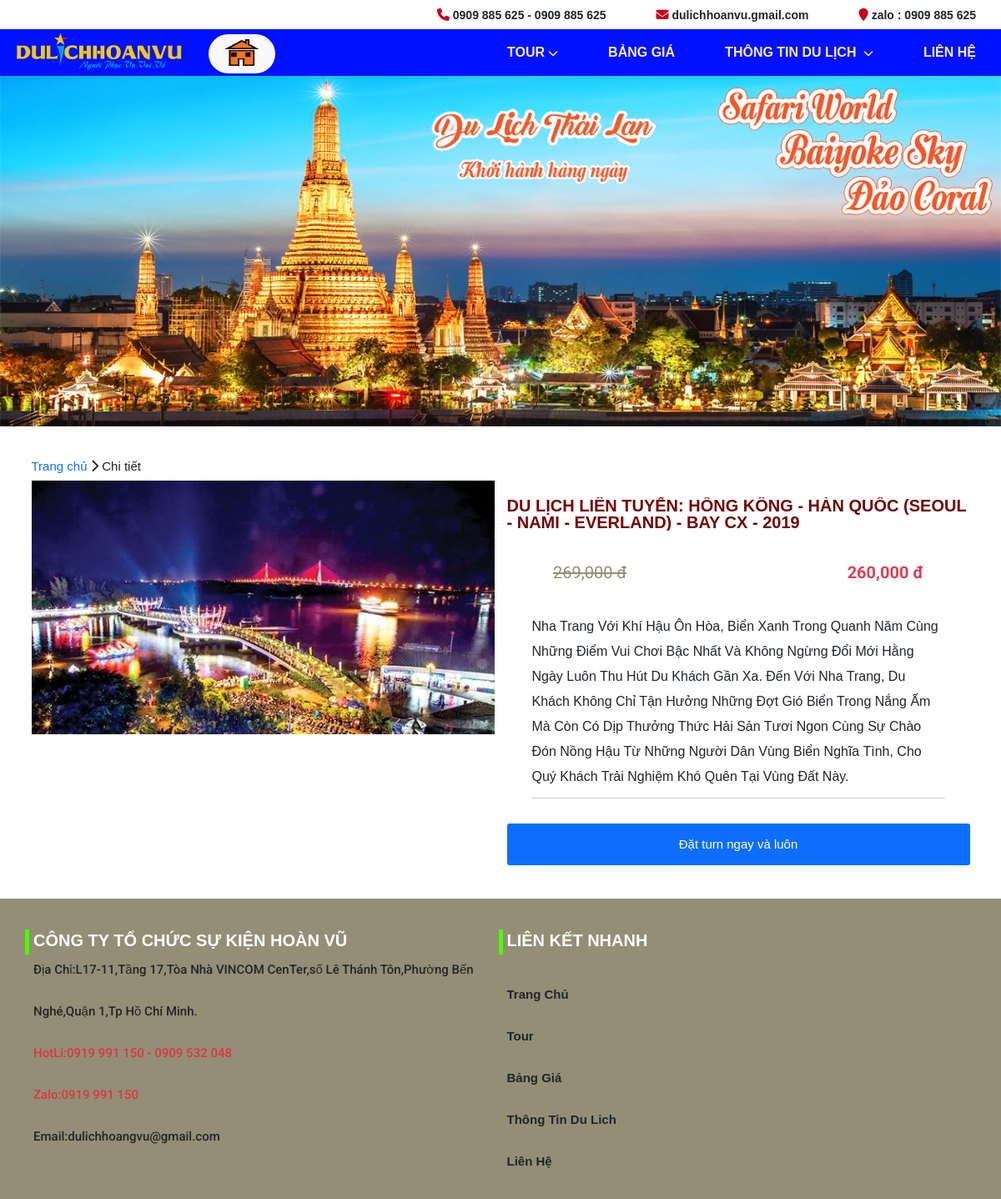
The app's page /chitiet.php?id=201 with its own data.
### tables this page shows
CREATE TABLE `tbl_sanpham` (
  `sanpham_id` int(11) UNSIGNED NOT NULL,
  `category_id` int(11) UNSIGNED NOT NULL,
  `brand_id` int(11) UNSIGNED NOT NULL,
  `sanpham_name` varchar(255) NOT NULL,
  `sanpham_chitiet` text NOT NULL,
  `sanpham_gia` int(50) NOT NULL,
  `sanpham_giakhuyenmai` int(50) NOT NULL,
  `hinh` varchar(255) NOT NULL
);

### classes/product.php (called while the page is built, shortened)
<?php
    $filepath = realpath(dirname(__FILE__));
    include_once ($filepath. '/../lib/database.php');
?>
<?php
    class product {
        private $db;
        public function __construct() {
            $this->db = new Database();
        }
        public function getproduct($id){
            $query = "SELECT * FROM tbl_sanpham WHERE sanpham_id = '$id' LIMIT 1";
            $result = $this->db->select($query);
            return $result;
        }
    }
?>

### lib/database.php (called while the page is built, shortened)
<?php
class Database{
  public $host   = DB_HOST;
  public $user   = DB_USER;
  public $pass   = DB_PASS;
  public $dbname = DB_NAME;
  public $link;
private function connectDB(){
  $this -> link = new mysqli($this->host, $this->user, $this->pass, $this->dbname);
    mysqli_set_charset($this->link, 'UTF8');
}
public function select($query){
  $result = $this->link->query($query) or
  die($this->link->error.__LINE__);
  if($result->num_rows > 0){
    return $result;
  } else {
    return false;
  }
}
}
?>

### chitiet.php (the view)
<?php include 'inc/header.php' ?>
<?php
  if(isset($_GET['id']) && $_GET['id']!=NULL){
    $id = $_GET['id'];
  }else{
    header('Location:404.php');
  }
?>
<div class="clear40"></div>
<div class="container">
  <a href="./">Trang chủ</a> <i class="fa-solid fa-chevron-right"></i> Chi tiết
  <div class="clear10"></div>
  <div class="main">
    <?php
      $get_product_details = $product -> getproduct($id);
      if($get_product_details) {
        while($result = $get_product_details -> fetch_assoc()){
    ?>
    <div class="row">
      <div class="col-md-6 col-sm-12">
        <img src="./img/<?php echo $result['hinh'] ?>" alt="" width="100%">
      </div>
      <div class="col-md-6 col-sm-12">
        <h1 class="item-name chitiet"><?php echo $result['sanpham_name'] ?></h1>
        <div class="flex-bw flex-bw-wide">
          <p class="old-pri chitiet-gia">
            <?php echo number_format($result['sanpham_gia'])." đ" ; ?>
          </p>
          <p class="new-pri bold chitiet">
            <?php echo number_format($result['sanpham_giakhuyenmai'])." đ" ; ?>
          </p>
        </div>
        <div class="chitiet-main">
          <?php echo $result['sanpham_chitiet'] ?>
          <hr>
        </div>
        <input type="submit" class="btn btn-primary chitiet-sunmit" value="Đặt turn ngay và luôn">
      </div>
    </div>
    <?php } } ?>
  </div>
</div>
<div class="clear40"></div>
<?php include 'inc/footer.php' ?>

### css/style.css (style rules this page uses)
a { -moz-transition: all 0.3s; -ms-transition: all 0.3s; -o-transition: all 0.3s; transition: all 0.3s; -webkit-transition: all 0.3s; text-decoration: none; }
img { max-width: 100%; }
body { font-size: 15px; margin: 0; font-family: Arial, Helvetica, sans-serif !important; left: 0px; position: relative; overflow-x: hidden !important; text-rendering: optimizeLegibility; -webkit-font-smoothing: antialiased; }
body p { font-size: 15px; margin: 0; font-family: "Roboto", sans-serif; }
html { line-height: 1.6rem; box-sizing: border-box; font-size: 62.5%; font-family: Arial, Helvetica, sans-serif !important; }
.clear40 { clear: both; height: 40px; }
.clear10 { clear: both; height: 10px; }
.item-name { overflow: hidden; display: -webkit-box; -webkit-box-orient: vertical; -webkit-line-clamp: 2; line-height: 20px; height: 40px; text-transform: capitalize; color: #740303; }
.flex-bw { display: flex; align-items: center; justify-content: space-between; }
.flex-bw-wide { width: 80%; margin: 0 auto; }
.old-pri { font-size: 14px; text-decoration: line-through; color: #948e76; }
.new-pri { color: #dd3e53; }
.chitiet { font-size: 2rem; font-weight: bold; margin: 20px 0; }
.chitiet-gia { font-size: 2rem; }
.chitiet-main { font-size: 1.6rem; line-height: 30px; text-transform: capitalize; padding: 20px 30px; }
.chitiet-sunmit { height: 50px; width: 100%; font-size: 1.5rem; }

### records on screen
tbl_sanpham: hinh (picture), sanpham_name "DU LỊCH LIÊN TUYẾN: HỒNG KÔNG - HÀN QUỐC (SEOUL - NAMI - EVERLAND) - BAY CX - 2019", sanpham_gia "269,000", sanpham_giakhuyenmai "260,000", sanpham_chitiet "Nha Trang Với Khí Hậu Ôn Hòa, Biển Xanh Trong Quanh Năm Cùng Những Điểm Vui Chơi Bậc Nhất Và Không Ngừng Đổi Mới Hằng Ngày Luôn Thu Hút Du Khách Gần Xa. Đến Với Nha Trang, Du Khách Không Chỉ Tận Hưởng Những Đợt Gió Biển Trong Nắng Ấm Mà Còn Có Dịp Thưởng Thức Hải Sản Tươi Ngon Cùng Sự Chào Đón Nồng Hậu Từ Những Người Dân Vùng Biển Nghĩa Tình, Cho Quý Khách Trải Nghiệm Khó Quên Tại Vùng Đất Này."
